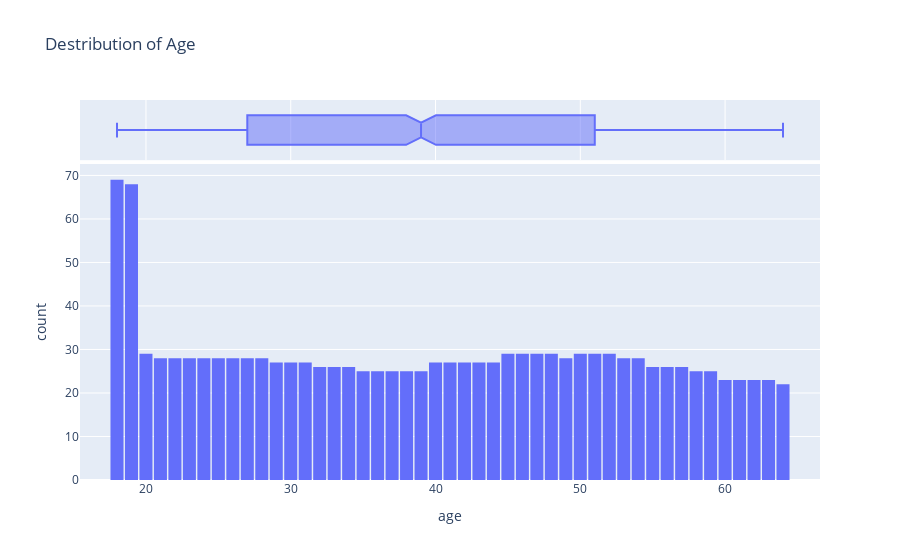

The notebook cell this image was saved under:
### Markdown cell above
## AGE

### Code cell
fig = px.histogram(
    medical_df, x="age", marginal="box", nbins=47, title="Destribution of Age"
)
fig.update_layout(bargap=0.1)
fig.show()

### Figure 1 — Plotly figure (JSON) as saved in the notebook; plotly's stock layout.template omitted (floating-point values rounded to 4 significant figures; data arrays with more than 128 entries replaced by an {"elided": "..."} marker saying what was removed)
{"data": [{"alignmentgroup": "True", "bingroup": "x", "hovertemplate": "age=%{x}<br>count=%{y}<extra></extra>", "legendgroup": "", "marker": {"color": "#636efa", "pattern": {"shape": ""}}, "name": "", "nbinsx": 47, "offsetgroup": "", "orientation": "v", "showlegend": false, "type": "histogram", "x": {"elided": "1338 int values"}, "xaxis": "x", "yaxis": "y"}, {"alignmentgroup": "True", "hovertemplate": "age=%{x}<extra></extra>", "legendgroup": "", "marker": {"color": "#636efa"}, "name": "", "notched": true, "offsetgroup": "", "showlegend": false, "type": "box", "x": {"elided": "1338 int values"}, "xaxis": "x2", "yaxis": "y2"}], "layout": {"bargap": 0.1, "barmode": "relative", "legend": {"tracegroupgap": 0}, "title": {"text": "Destribution of Age"}, "xaxis": {"anchor": "y", "domain": [0, 1], "title": {"text": "age"}}, "xaxis2": {"anchor": "y2", "domain": [0, 1], "matches": "x", "showgrid": true, "showticklabels": false}, "yaxis": {"anchor": "x", "domain": [0, 0.8316], "title": {"text": "count"}}, "yaxis2": {"anchor": "x2", "domain": [0.8416, 1], "matches": "y2", "showgrid": false, "showline": false, "showticklabels": false, "ticks": ""}}}
